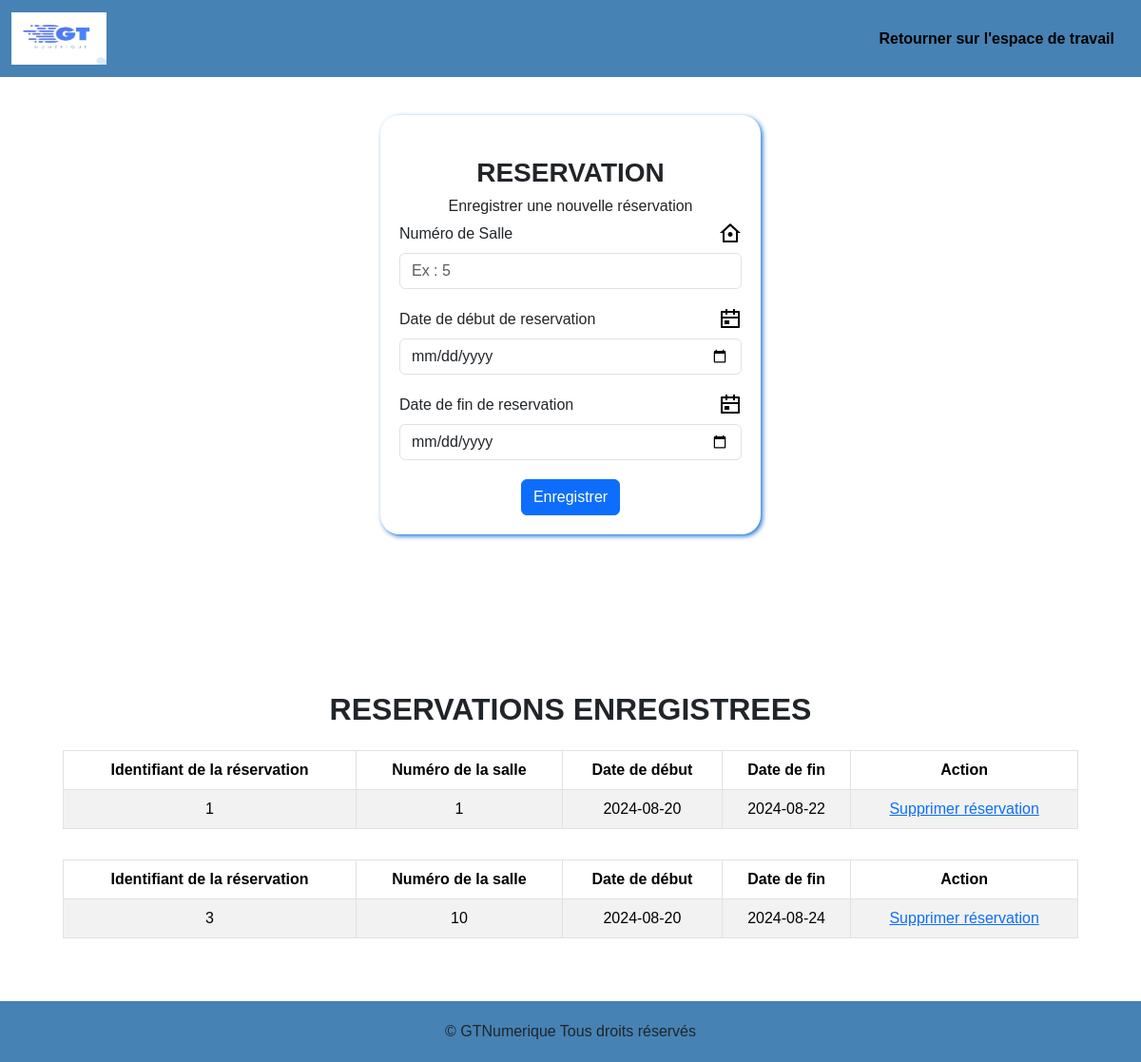
The app's page /reservation.php with its own data.
### tables this page shows
CREATE TABLE `reservation` (
  `id_reservation` int(11) NOT NULL,
  `num_salle` int(10) NOT NULL,
  `debut_reservation` date NOT NULL,
  `fin_reservation` date NOT NULL
);

### reservation.php (the view, shortened to what this page needs)
<?php
$database = new PDO('mysql:host=localhost;dbname=gtnumerique', 'root', '');
$recupReservation = $database->prepare('SELECT * FROM reservation');
$recupReservation->execute();
$reservations = $recupReservation->fetchAll();
?>
<!DOCTYPE html>
<html lang="en">
<head>
    <link rel="stylesheet" href="assets/bootstrap/css/bootstrap.min.css">
	<link rel="stylesheet" href="main.css">
</head>
<body>
    <header class="header">
        <nav class="navbar navbar-expand-lg .bg-light" id="navig">
            <div class="container-fluid">
                <a class="navbar-brand" href="index.php">
                    <img src="assets/img/WhatsApp Image 2024-08-05 à 12.42.53_179eb500.jpg" alt="Logo" width="100" height="55">
                </a>
                <div class="collapse navbar-collapse" id="navbarSupportedContent">
                    <ul class="navbar-nav ms-auto">
						<li class="nav-item me-3"><a href="profil-secretaire.php">Retourner sur l'espace de travail</a></li>
                    </ul>
                </div>
            </div>
        </nav>
    </header>
    <div class="content-form">
        <form class="myform" method="post">
            <br>
            <h3 class="titre"><b>RESERVATION</b></h3>
            <h6>Enregistrer une nouvelle réservation</h6>
            <div class="">
                <label for="num_salle" class="form-label">Numéro de Salle</label><img class="icon" src="assets/img/house.png" alt="house">
                <input type="text" class="form-control" id="num_salle" placeholder="Ex : 5" name="num_salle" required>
            </div>
            <div class="">
                <label for="debut" class="form-label">Date de début de reservation</label><img class="icon" src="assets/img/calendar.png" alt="date">
                <input type="date" class="form-control" id="debut" placeholder="Entrez la date de début..." name="debut_reservation" required>
            </div>
            <div class="">
                <label for="fin" class="form-label">Date de fin de reservation</label><img class="icon" src="assets/img/calendar.png" alt="date_end">
                <input type="date" class="form-control" id="fin" placeholder="Entrez la date de fin..." name="fin_reservation" required>
            </div>
            <button type="submit" class="btn btn-primary" name="envoi">Enregistrer</button>
            <br>
        </form>
    </div>
    <div class="content">
        <h2><b>RESERVATIONS ENREGISTREES</b></h2>
            <div class=" d-flex flex-wrap">
            <?php foreach ($reservations as $reservation): ?>
                <table class="table table-bordered table-striped m-3">
                    <thead class="thead-dark">
                        <tr>
                            <th>Identifiant de la réservation</th>
                            <th>Numéro de la salle</th>
                            <th>Date de début</th>
                            <th>Date de fin</th>
                            <th>Action</th>
                        </tr>
                    </thead>
                    <tbody>
                        <tr>
                            <td><?php echo htmlspecialchars($reservation['id_reservation']); ?></td>
                            <td><?php echo htmlspecialchars($reservation['num_salle']); ?></td>
                            <td><?php echo htmlspecialchars($reservation['debut_reservation']); ?></td>
                            <td><?php echo htmlspecialchars($reservation['fin_reservation']); ?></td>
                            <td>
                                <a href="supprimer-reservation.php?id_reservation=<?php echo $reservation['id_reservation']; ?>">Supprimer réservation</a>
                            </td>
                        </tr>
                    </tbody>
                </table>
        <?php endforeach; ?>
            </div>
    </div>
    <footer class="pied">
		© GTNumerique Tous droits réservés
	</footer>
</body>
</html>

### main.css (style rules this page uses)
html, body { height: 100%; }
body { font-family: Arial, Helvetica, sans-serif; display: flex; flex-direction: column; }
.navbar { background-color: steelblue; }
.navbar-collapse ul li a { color: black; font-weight: bold; text-decoration: none; }
.content { padding: 125px 50px 50px; text-align: center; flex-grow: 1; }
.content-form { padding: 20px; max-width: 400px; box-shadow: 2px 2px 5px rgb(29, 115, 213); border-radius: 20px; margin: 40px auto; text-align: center; flex-grow: 1; }
.form-label { float: left; }
.form-control { margin: 20px auto; }
.col-sm-10 a, .icon { float: right; }
.pied { background-color: steelblue; padding: 20px; text-align: center; }

### records on screen
reservation: id_reservation "1", num_salle "1", debut_reservation "2024-08-20", fin_reservation "2024-08-22"
reservation: id_reservation "3", num_salle "10", debut_reservation "2024-08-20", fin_reservation "2024-08-24"
